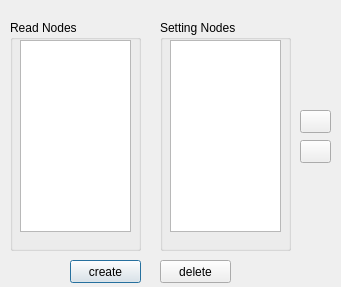
<?xml version="1.0" encoding="UTF-8"?>
<ui version="4.0">
 <class>Dialog</class>
 <widget class="QDialog" name="Dialog">
  <property name="geometry">
   <rect>
    <x>0</x>
    <y>0</y>
    <width>341</width>
    <height>287</height>
   </rect>
  </property>
  <property name="windowTitle">
   <string>Dialog</string>
  </property>
  <widget class="QGroupBox" name="read_gb">
   <property name="geometry">
    <rect>
     <x>10</x>
     <y>20</y>
     <width>131</width>
     <height>231</height>
    </rect>
   </property>
   <property name="title">
    <string>Read Nodes</string>
   </property>
   <widget class="QListView" name="readnode_listView">
    <property name="geometry">
     <rect>
      <x>10</x>
      <y>20</y>
      <width>111</width>
      <height>192</height>
     </rect>
    </property>
    <property name="editTriggers">
     <set>QAbstractItemView::NoEditTriggers</set>
    </property>
    <property name="selectionMode">
     <enum>QAbstractItemView::MultiSelection</enum>
    </property>
    <property name="flow">
     <enum>QListView::TopToBottom</enum>
    </property>
   </widget>
  </widget>
  <widget class="QGroupBox" name="setting_nd">
   <property name="geometry">
    <rect>
     <x>160</x>
     <y>20</y>
     <width>131</width>
     <height>231</height>
    </rect>
   </property>
   <property name="title">
    <string>Setting Nodes</string>
   </property>
   <widget class="QListView" name="list_setting">
    <property name="geometry">
     <rect>
      <x>10</x>
      <y>20</y>
      <width>111</width>
      <height>192</height>
     </rect>
    </property>
    <property name="editTriggers">
     <set>QAbstractItemView::NoEditTriggers</set>
    </property>
    <property name="selectionMode">
     <enum>QAbstractItemView::MultiSelection</enum>
    </property>
    <property name="flow">
     <enum>QListView::TopToBottom</enum>
    </property>
   </widget>
  </widget>
  <widget class="QPushButton" name="exec_button">
   <property name="geometry">
    <rect>
     <x>70</x>
     <y>260</y>
     <width>71</width>
     <height>23</height>
    </rect>
   </property>
   <property name="text">
    <string>create</string>
   </property>
  </widget>
  <widget class="QPushButton" name="del_button">
   <property name="geometry">
    <rect>
     <x>160</x>
     <y>260</y>
     <width>71</width>
     <height>23</height>
    </rect>
   </property>
   <property name="text">
    <string>delete</string>
   </property>
  </widget>
  <widget class="QPushButton" name="up_btn">
   <property name="geometry">
    <rect>
     <x>300</x>
     <y>110</y>
     <width>31</width>
     <height>23</height>
    </rect>
   </property>
   <property name="text">
    <string/>
   </property>
   <property name="icon">
    <iconset>
     <normaloff>:/icons/up_arrow.png</normaloff>:/icons/up_arrow.png</iconset>
   </property>
  </widget>
  <widget class="QPushButton" name="down_btn">
   <property name="geometry">
    <rect>
     <x>300</x>
     <y>140</y>
     <width>31</width>
     <height>23</height>
    </rect>
   </property>
   <property name="text">
    <string/>
   </property>
   <property name="icon">
    <iconset>
     <normaloff>:/icons/down_arrow.png</normaloff>:/icons/down_arrow.png</iconset>
   </property>
  </widget>
 </widget>
 <resources/>
 <connections/>
</ui>
